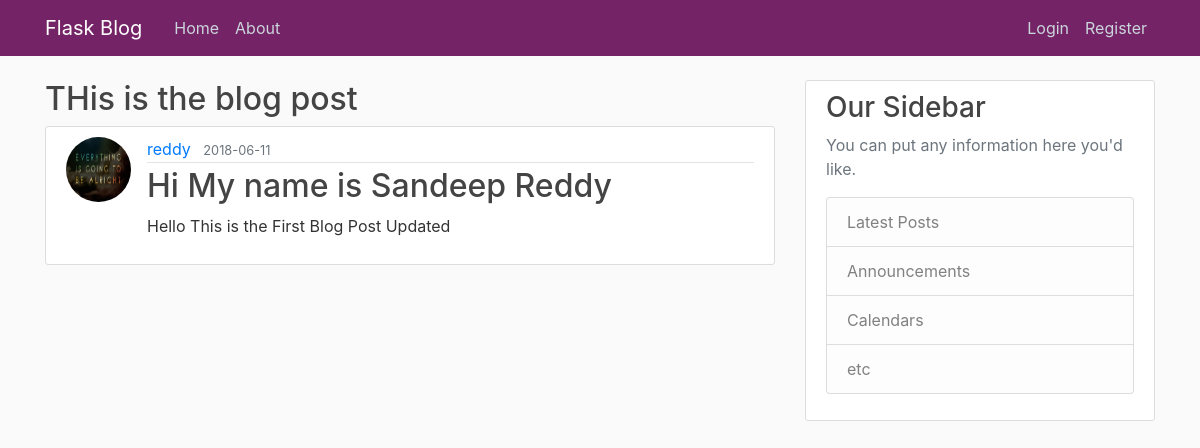
The page /post/2 on the database as committed earlier.
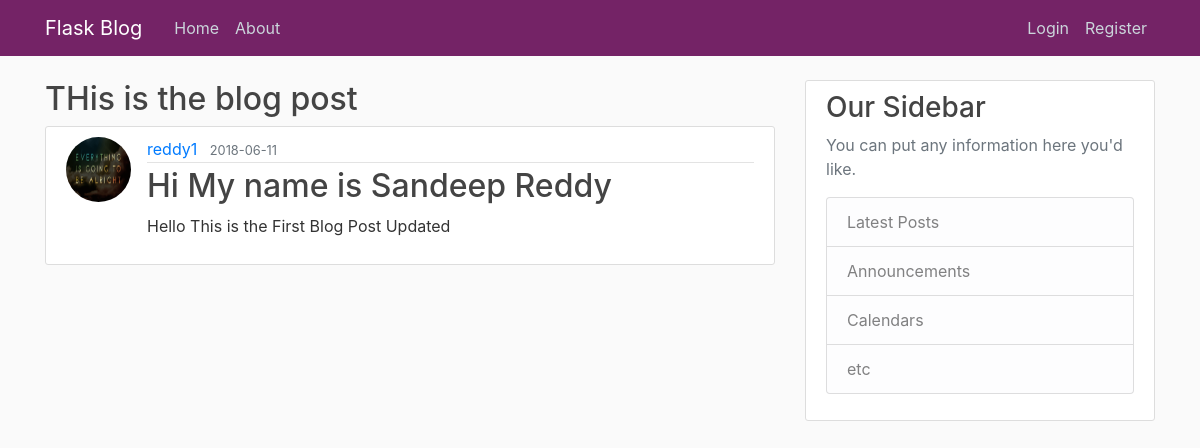
The same page on the database as committed later.
### flask_blog/models.py (models this page shows, shortened)
class User(db.Model, UserMixin):
    id = db.Column(db.Integer, primary_key=True)
    username = db.Column(db.String(20), unique=True, nullable=False)
    email = db.Column(db.String(120), unique=True, nullable=False)
    image_file = db.Column(db.String(20), nullable=False, default='default.jpg')
    password = db.Column(db.String(60), nullable=False)
    posts = db.relationship('Post', backref='author', lazy=True)

### flask_blog/routes.py (the view)
@app.route("/post/<int:post_id>")
def post(post_id):
    post = Post.query.get_or_404(post_id)
    return render_template('post.html',title = post.title,post=post)

### flask_blog/templates/post.html
{% extends "layout.html" %} {%block content%}
<h2>THis is the blog post</h2>
<article class="media content-section">
    <img class="rounded-circle article-img" src="{{ url_for('static', filename='profile_pic/' + post.author.image_file) }}">
    <div class="media-body">
        <div class="article-metadata">
            <a class="mr-2" href="{{ url_for('user_posts',username= post.author.username) }}">{{ post.author.username }}</a>
            <small class="text-muted">{{ post.date_posted.strftime('%Y-%m-%d') }}</small>
        </div>
        <h2>
            <a class="article-title" >{{ post.title }}</a>
        </h2>
        <p class="article-content">{{ post.content }}</p>
    </div>
</article>
{% endblock content %}

Rows that differ between the two databases and show on the page:
changed User: author.username "reddy" → "reddy1"
